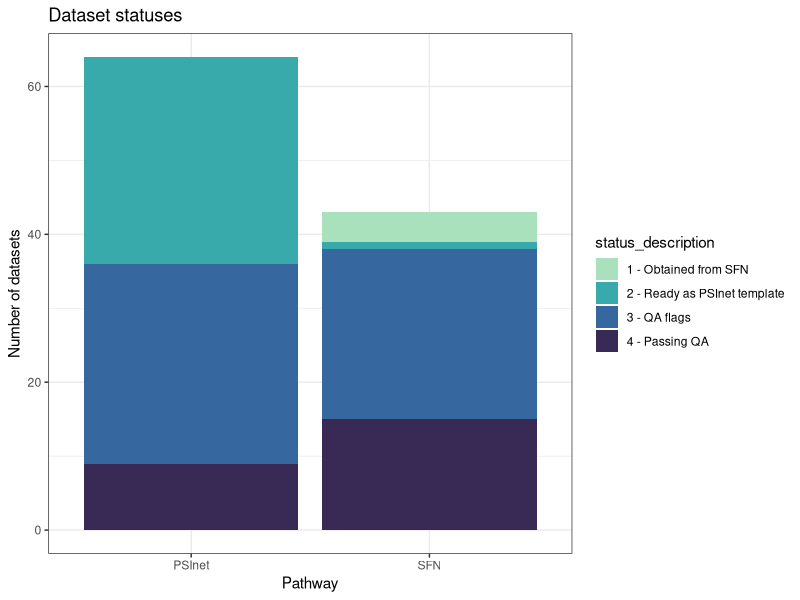

The R source for this figure:
## ---- chunk 1
library(dplyr)
library(ggplot2)

tracking_data <- read.csv(here::here("dataset_tracking.csv")) |>
  select(dataset_name, latest_status, source) |>
  mutate(latest_status = ifelse(is.na(latest_status), "submitted", latest_status))

status_key <- data.frame(
  latest_status = c('imported NO FLAGS', 'submitted', 'to template', 'to_template', 'to template with flags', 'imported WITH FLAGS', 'need more info', "NOT IMPORTED"),
  status_description = c("4 - Passing QA", "2 - Ready as PSInet template", "2 - Ready as PSInet template", "2 - Ready as PSInet template", "1 - Obtained from SFN", "3 - QA flags", "1 - Obtained from SFN", "3 - QA flags")
)

tracking_data <- tracking_data |>
  left_join(status_key)

tracking_data_summary <- tracking_data |>
  group_by(source, status_description) |>
  tally()

theme_set(theme_bw())

## ---- chunk 2

ggplot(tracking_data_summary, aes(source, n, fill = status_description)) +
  geom_col(position = "stack") +
  ggtitle("Dataset statuses"
  ) +
  xlab("Pathway") +
  ylab("Number of datasets") +
  theme(legend.position = "right") +
  scale_fill_viridis_d(option = "mako", begin = .2, end = .9, direction = -1)

knitr::kable(tracking_data_summary)

## ---- chunk 3

tracking_data_summary |>
  group_by(source) |>
  summarize(total_datasets = sum(n)) |>
  knitr::kable()


tracking_data_summary |>
  ungroup() |>
  summarize(total_datasets = sum(n)) |>
  knitr::kable()
